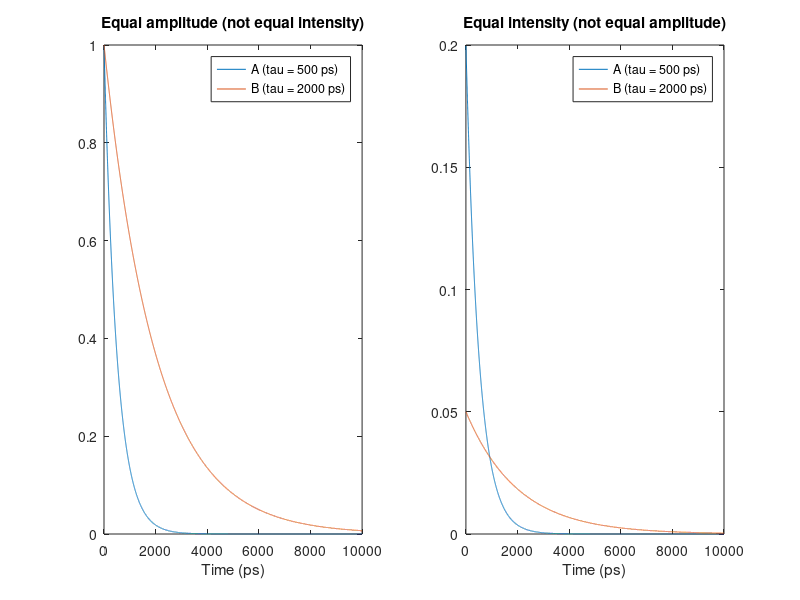
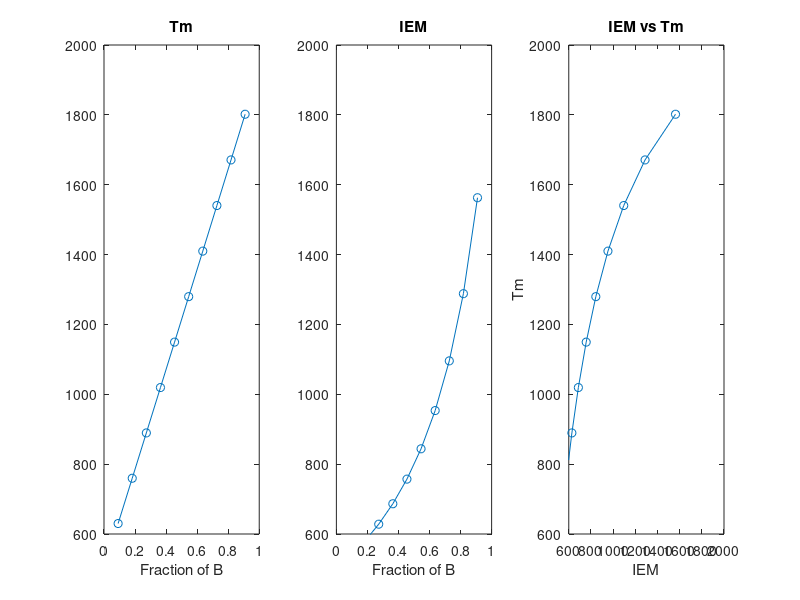
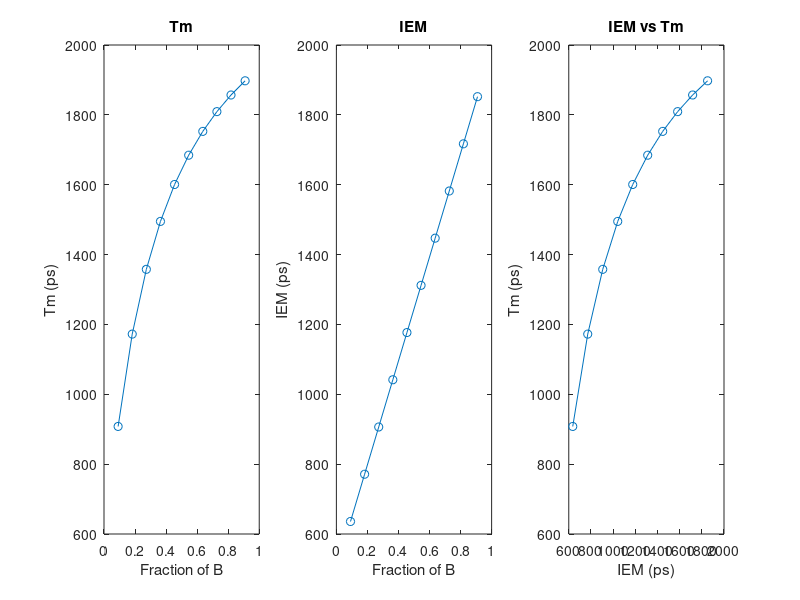
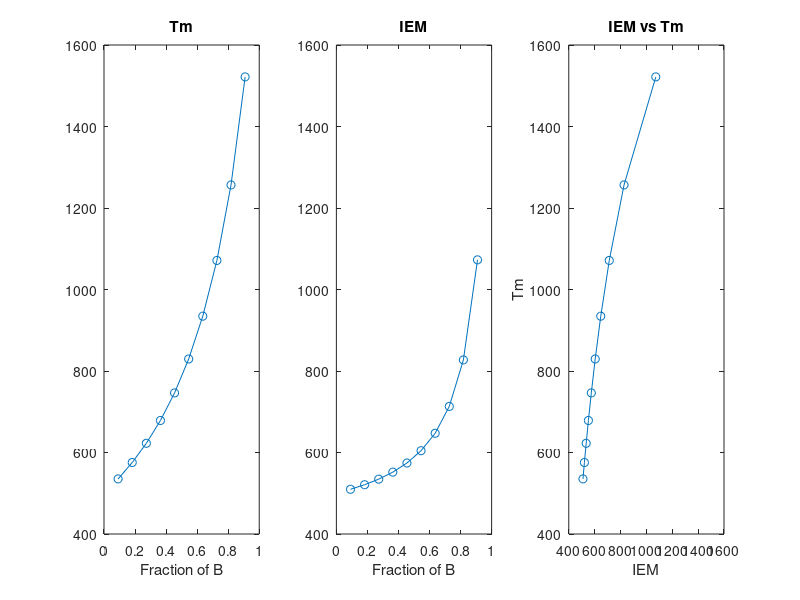

Write MATLAB code to recreate these figures, in order.
%% FLIM study 3 new
% Stephen X. Zhang (2023/06/14)
% The goal is to understand how fluorescence intensity changes may affect
% lifetime estimates. This is because adjusting amplitudes will have
% non-linear scaling effects on intensities, depending on tau (i.e., *the
% amplitude-intensity scaling problem*). This simulation treats intensity
% and lifetime as two independent properties.

% Simulate a sensor with two states: a (500 ps tau) and b (2000 ps tau)
% It will work out that the area if amplitudes are set to 1, the area under
% curve will also be 500 for a and 2000 for b.

% Terminology
% Amplitude: the scaler factor before the expontial term
% Intensity: the area under curve 
% Tau: time constant of the exponential term
% [Intensity] = [Amplitude] * exp(t / tau);
% Tm: first moment ("mean arrival time")
% IEM: Ratio of Intensity/Amplitude

% Updated 2024/9/19

clear
t = (1 : 10000)'; % in units of ps
asum = 500; % asum is also tau_a, in ps
bsum = 2000; % sum is also tau_b, in ps
a = exp(-t/asum); % Lifetime distribution of a
b = exp(-t/bsum); % Lifetime distribution of b

figure
subplot(1,2,1)
plot(t,a,t,b);
xlabel('Time (ps)')
legend({'A (tau = 500 ps)'; 'B (tau = 2000 ps)'})
title('Equal amplitude (not equal intensity)')

subplot(1,2,2)
plot(t,a/asum*100,t,b/bsum*100);
xlabel('Time (ps)')
legend({'A (tau = 500 ps)'; 'B (tau = 2000 ps)'})
title('Equal intensity (not equal amplitude)')

%% Add IRF (optional)
% Not necessary for this simulation but you can try it.
% IRF is assumed to be a simple gaussian
%{
sigma = 30;
irfx = (-3 * sigma : 3 * sigma)';
irf = exp(-(irfx / sigma) .^ 2 / 2);

a = conv(a,irf) / sum(irf);
b = conv(b,irf) / sum(irf);
t = (1 : 10000 + length(irf) - 1)';
%}

%% Situation 1: A-B transtiion, both 100% emission (FLIM akar)
% This scenario tests when the two states are qually bright 
% In equal-molecule condition: intensity a = intensty b
% The main conclusions: 
% 1. Tm scales linearly with the fraction of b.
% 2. IEM scales supralinearly with the fraction of b. 
% 3. If we don't have knowlwdge of fraction b, and just plot Tm against IEM,
% Tm will plateau at high IEM (high b)

% Testing a mixture of a and b with varying ratios
% i1 = amplitude of a
% i2 = amplitude of b
% i1 + i2 not = 1 due to *the amplitude-intensity scaling problem*

i1 = 1 : -0.1 : 0.1; % Varying amplitude a
i2 = (0.1 : 0.1 : 1) / bsum * asum; % Calculating the amplitude b such that molecule-counts don't change
C = a * i1 + b * i2; % The combine distritbuion of a + b (detected at PMT)
fb = (i2 * bsum) ./ (i1 * asum + i2 * bsum); % Calculating the fraction of B for plotting purposes

% IEM and Tm
tm = sum(C .* (t * ones(1,10))) ./ sum(C);
iem = sum(C) ./ max(C, [], 1);

figure('Name', 'Situation 1: a and b equal brightness')
subplot(1,3,1)
plot(fb, tm, '-o')
xlabel('Fraction of B')
title('Tm')
ylims = get(gca, 'YLim');

subplot(1,3,2)
plot(fb, iem, '-o')
xlabel('Fraction of B')
title('IEM')
ylim(ylims);

subplot(1,3,3)
plot(iem, tm, '-o')
xlabel('IEM')
ylabel('Tm')
title('IEM vs Tm')
xlim(ylims);
ylim(ylims);

%% Situation 2: A-B transition, short tau species 25% emission (long-bright: dlight/rcamp)
% This scenario tests when b state (long tau) is 4x brighter than a state
% (short tau). dff = 4
% In equal-molecule condition: intensity a = intensty b / dff
% The main conclusions: 
% 1. Tm scales sublinearly with the fraction of b.
% 2. IEM scales linearly with the fraction of b. 
% 3. If we don't have knowlwdge of fraction b, and just plot Tm against IEM,
% Tm will plateau at high IEM (high b)

% Testing a mixture of a and b with varying ratios
% i1 = amplitude of a
% i2 = amplitude of b
% i1 + i2 not = 1 due to *the amplitude-intensity scaling problem*
% To simulate dff, we will assume every b molecule contributes photon,
% while 1 out of 4 a molecules contributes photon (the protein is still there just
% dark)

dff = 4; % Defined as Fb/Fa (ideal measurements). Calling it dff is a bit wrong here since it doesn't subtract 1.

i1 = 1 : -0.1 : 0.1; % Varying amplitude a
i2 = (0.1 : 0.1 : 1) / bsum * asum; % Calculating the amplitude b such that molecule-counts don't change
C = (a * i1) + (b * i2) * dff; % The combine distritbuion of a + b (detected at PMT), taking dff into account
fb = (i2 * bsum) ./ (i1 * asum + i2 * bsum); % Calculating the fraction of B for plotting purposes

% IEM and Tm
tm = sum(C .* (t * ones(1,10))) ./ sum(C);
iem = sum(C) ./ max(C, [], 1);

figure('Name', 'Situation 2: b (long tau form) 4x brighter')

subplot(1,3,1)
plot(fb, tm, '-o')
xlabel('Fraction of B')
title('Tm')
ylabel('Tm (ps)')

subplot(1,3,2)
plot(fb, iem, '-o')
xlabel('Fraction of B')
title('IEM')
ylabel('IEM (ps)')

ylims = get(gca, 'YLim');
subplot(1,3,1)
ylim(ylims);

subplot(1,3,3)
plot(iem, tm, '-o')
xlabel('IEM (ps)')
ylabel('Tm (ps)')
title('IEM vs Tm')
xlim(ylims);
ylim(ylims);

%% Situation 3: a-b transition, long tau species 25% emission (short-bright).
% This scenario tests when b state (long tau) is 4x brighter than a state
% (short tau). dff = 0.25. I can't think of sensors with this property but
% testing it just in case.
% In equal-molecule condition: intensity a = intensty b / dff
% The main conclusions: 
% 1. Tm scales supralinearly with the fraction of b.
% 2. IEM scales even more supralinearly with the fraction of b and has
% small dynamic range
% 3. If we don't have knowlwdge of fraction b, and just plot Tm against IEM,
% Tm has better dynamic range than IEM

% Testing a mixture of a and b with varying ratios
% i1 = amplitude of a
% i2 = amplitude of b
% i1 + i2 not = 1 due to *the amplitude-intensity scaling problem*
% To simulate dff, we will assume every a molecule contributes photon,
% while 1 out of 4 b molecules contributes photon (the protein is still there just
% dark)

dff = 0.25; % Defined as Fb/Fa (ideal measurements). Calling it dff is a bit wrong here since it doesn't subtract 1.

i1 = 1 : -0.1 : 0.1; % Varying amplitude a
i2 = (0.1 : 0.1 : 1) / bsum * asum; % Calculating the amplitude b such that molecule-counts don't change
C = (a * i1) + (b * i2) * dff; % The combine distritbuion of a + b (detected at PMT), taking dff into account
fb = (i2 * bsum) ./ (i1 * asum + i2 * bsum); % Calculating the fraction of B for plotting purposes

% IEM and Tm
tm = sum(C .* (t * ones(1,10))) ./ sum(C);
iem = sum(C) ./ max(C, [], 1);

figure('Name', 'Situation 3: a (short tau form) 4x brighter')

subplot(1,3,1)
plot(fb, tm, '-o')
xlabel('Fraction of B')
title('Tm')
ylims = get(gca, 'YLim');

subplot(1,3,2)
plot(fb, iem, '-o')
xlabel('Fraction of B')
title('IEM')
ylim(ylims);

subplot(1,3,3)
plot(iem, tm, '-o')
xlabel('IEM')
ylabel('Tm')
title('IEM vs Tm')
xlim(ylims);
ylim(ylims);

%% Demonstration 1. Tm dose-response curves with different intensity changes (B>A)
% Figure
figure('Name', 'Demonstration 1:Tm dose-response curve with different intensity changes (B>A)')

% New plot
new = true;

% Series
i1 = 1 : -0.1 : 0; % Varying amplitude a
i2 = (0 : 0.1 : 1) / bsum * asum; % Calculating the amplitude b such that molecule-counts don't change
fb = (i2 * bsum) ./ (i1 * asum + i2 * bsum); % Calculating the fraction of B for plotting purposes

% dffs
dffs = [1 2 4 8 16];

% Defined as Fb/Fa (ideal measurements). Calling it dff is a bit wrong here since it doesn't subtract 1.
for dff = dffs
    % Plot
    C = (a * i1) + (b * i2) * dff; % The combine distritbuion of a + b (detected at PMT), taking dff into account
    
    % IEM and Tm
    tm = sum(C .* (t * ones(1,11))) ./ sum(C);
    
    hold on
    plot(fb, tm, '-o')
    hold  off
    
    if new 
        new = false;
        xlabel('Fraction of B (X)')
        title('Intensity-weighted averaging (Tm), B brighter than A')
        ylabel('Tm (ps)')
    end
end

legends = cell(1,length(dffs));
for i = 1 : length(dffs)
    legends{i} = sprintf('dF/F0 = %i', dffs(i)- 1);
end

legend(legends)

%% Demonstration 2. Tm dose-response curves with different intensity changes (B<A, rare)
% Figure
figure('Name', 'Demonstration 2: Tm dose-response curves with different intensity changes (B<A, rare)')

% New plot
new = true;

% Series
i1 = 1 : -0.1 : 0; % Varying amplitude a
i2 = (0 : 0.1 : 1) / bsum * asum; % Calculating the amplitude b such that molecule-counts don't change
fb = (i2 * bsum) ./ (i1 * asum + i2 * bsum); % Calculating the fraction of B for plotting purposes

% dffs
dffs = [1 0.5 0.25 0.125 0.0625];

% Defined as Fb/Fa (ideal measurements). Calling it dff is a bit wrong here since it doesn't subtract 1.
for dff = dffs
    % Plot
    C = (a * i1) + (b * i2) * dff; % The combine distritbuion of a + b (detected at PMT), taking dff into account
    
    % IEM and Tm
    tm = sum(C .* (t * ones(1,11))) ./ sum(C);
    
    hold on
    plot(fb, tm, '-o')
    hold  off
    
    if new 
        new = false;
        xlabel('Fraction of B (X)')
        title('Intensity-weighted averaging (Tm), B dimmer than A (very rare)')
        ylabel('Tm (ps)')
    end
end

legends = cell(1,length(dffs));
for i = 1 : length(dffs)
    legends{i} = sprintf('dF/F0 = -%0.2f', 1-dffs(i));
end

legend(legends)

%% Demonstration 3. IEM targeted simulation
% Figure
figure('Name', 'Demonstration 3: IEM targeted simulation')

% New plot
new = true;

% Series
i1 = 1 : -0.1 : 0; % Varying amplitude a
i2 = (0 : 0.1 : 1) / bsum * asum; % Calculating the amplitude b such that molecule-counts don't change
fb = (i2 * bsum) ./ (i1 * asum + i2 * bsum); % Calculating the fraction of B for plotting purposes

% dffs
dffs = [1 2 4 8 16];

% Defined as Fb/Fa (ideal measurements). Calling it dff is a bit wrong here since it doesn't subtract 1.
for dff = dffs
    % Plot
    C = (a * i1) + (b * i2) * dff; % The combine distritbuion of a + b (detected at PMT), taking dff into account
    
    % IEM and Tm
    iem = sum(C) ./ max(C, [], 1);
    
    hold on
    plot(fb, iem, '-o')
    hold  off
    
    if new 
        new = false;
        xlabel('Fraction of B (X)')
        title('Amplitude-weighted averaging (IEM), TauB/TauA = 4')
        ylabel('IEM (ps)')
    end
end

legends = cell(1,length(dffs));
for i = 1 : length(dffs)
    legends{i} = sprintf('Ir(B/A) = %i', dffs(i));
end

legend(legends)
